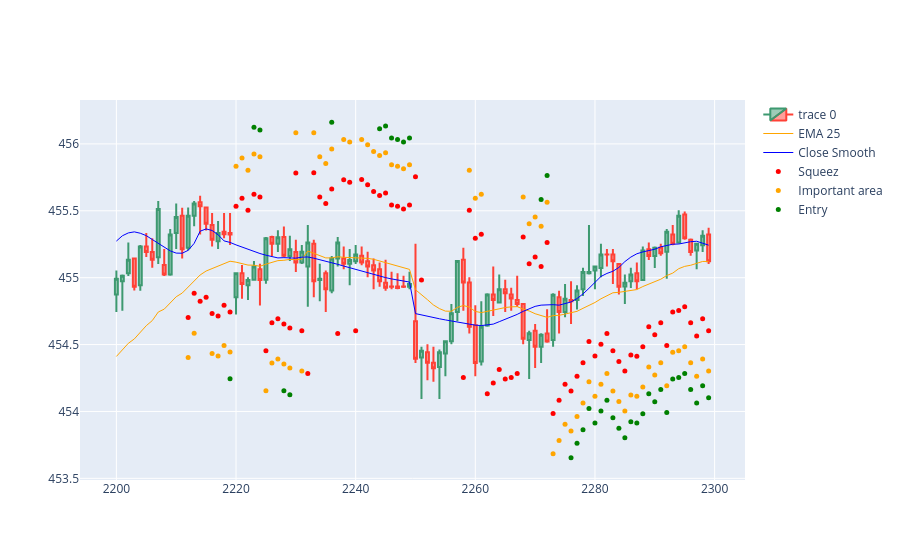

The notebook cell this image was saved under:
### Code cell
import plotly.io as pio
import plotly.graph_objects as go  

dfpl = df[2200:2300]

fig = go.Figure(
    data=[
        go.Candlestick(
            x=dfpl.index,
            open=dfpl['open_5min'],
            high=dfpl['high_5min'],
            low=dfpl['low_5min'],
            close=dfpl['close_5min']),
        go.Scatter(
            x=dfpl.index, 
            y=dfpl['ema25_5min'],
            line=dict(color='orange', width=1), 
            name="EMA 25"),
        go.Scatter(
            x=dfpl.index, 
            y=dfpl['close_smooth'],
            line=dict(color='blue', width=1), 
            name="Close Smooth"),
    ]
)

fig.add_scatter(x=dfpl.index, y=dfpl['squezzeArea'], mode="markers", marker=dict(size=5, color="red"), name="Squeez")
fig.add_scatter(x=dfpl.index, y=dfpl['squeezeCloseToEmaArea'], mode="markers", marker=dict(size=5, color="orange"), name="Important area")
fig.add_scatter(x=dfpl.index, y=dfpl['posibleBreakArea'], mode="markers", marker=dict(size=5, color="green"), name="Entry")

fig.update_layout(xaxis_rangeslider_visible=False)
fig.show()
